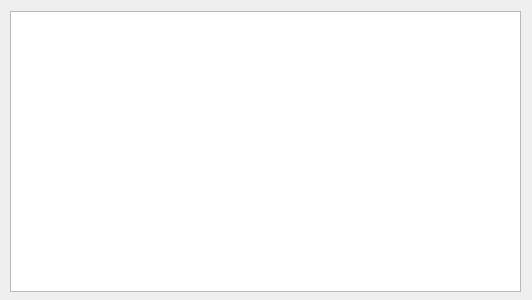
<?xml version="1.0" encoding="UTF-8"?>
<ui version="4.0">
 <class>ShowFieldsDialog</class>
 <widget class="QDialog" name="ShowFieldsDialog">
  <property name="geometry">
   <rect>
    <x>0</x>
    <y>0</y>
    <width>532</width>
    <height>300</height>
   </rect>
  </property>
  <property name="maximumSize">
   <size>
    <width>600</width>
    <height>500</height>
   </size>
  </property>
  <property name="windowTitle">
   <string>Show Fields</string>
  </property>
  <widget class="QTableWidget" name="tableWidgetFields">
   <property name="geometry">
    <rect>
     <x>10</x>
     <y>11</y>
     <width>511</width>
     <height>281</height>
    </rect>
   </property>
  </widget>
 </widget>
 <resources/>
 <connections/>
</ui>
